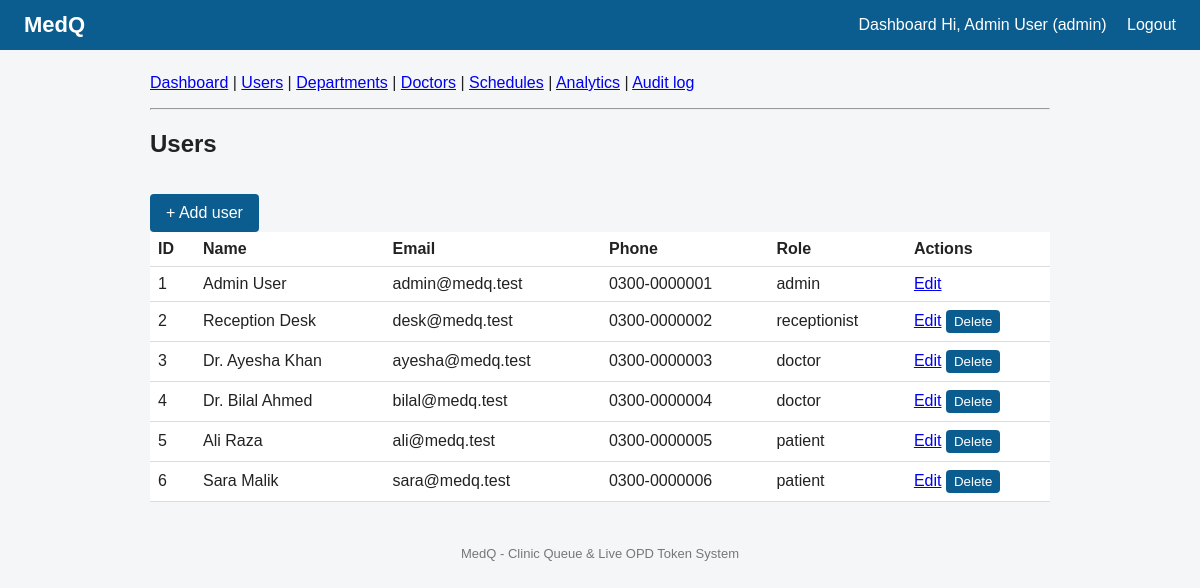
The page /backend/admin/users.php (signed in) on the database its author committed.
### tables this page shows
CREATE TABLE users (
    user_id       INT UNSIGNED AUTO_INCREMENT PRIMARY KEY,
    name          VARCHAR(100) NOT NULL,
    email         VARCHAR(150) NOT NULL UNIQUE,
    phone         VARCHAR(20),
    password_hash VARCHAR(255) NOT NULL,
    role          ENUM('patient','doctor','receptionist','admin') NOT NULL DEFAULT 'patient',
    created_at    TIMESTAMP NOT NULL DEFAULT CURRENT_TIMESTAMP
);

### backend/includes/functions.php (called while the page is built, shortened)
<?php
function e($text) {
    return htmlspecialchars((string)$text, ENT_QUOTES, 'UTF-8');
}

### backend/admin/users.php (the view, shortened to what this page needs)
<?php
require_once '../includes/db.php';
$users = $pdo->query('SELECT user_id, name, email, phone, role, created_at FROM users ORDER BY user_id')->fetchAll();
include '../includes/header.php';
include 'menu.php';
?>
<h2>Users</h2>
<a class="btn" href="user_form.php">+ Add user</a>
<table>
    <tr><th>ID</th><th>Name</th><th>Email</th><th>Phone</th><th>Role</th><th>Actions</th></tr>
    <?php foreach ($users as $u): ?>
        <tr>
            <td><?= e($u['user_id']) ?></td>
            <td><?= e($u['name']) ?></td>
            <td><?= e($u['email']) ?></td>
            <td><?= e($u['phone']) ?></td>
            <td><?= e($u['role']) ?></td>
            <td>
                <a href="user_form.php?id=<?= e($u['user_id']) ?>">Edit</a>
                <?php if ($u['user_id'] != $_SESSION['user_id']): ?>
                    <form method="post" style="display:inline" onsubmit="return confirm('Delete this user?');">
                        <button type="submit" style="margin:0;padding:4px 8px">Delete</button>
                    </form>
                <?php endif; ?>
            </td>
        </tr>
    <?php endforeach; ?>
</table>
<?php include '../includes/footer.php'; ?>

### backend/css/styles.css (style rules this page uses)
body { font-family: Arial, sans-serif; margin: 0; background: #f4f6f8; color: #222; }
button, .btn { background: #0b5c8f; color: #fff; border: 0; padding: 10px 16px; margin-top: 16px; border-radius: 4px; cursor: pointer; text-decoration: none; display: inline-block; }
table { width: 100%; border-collapse: collapse; background: #fff; }
th, td { padding: 8px; border-bottom: 1px solid #ddd; text-align: left; }

### rows shown on the page
users: user_id "1", name "Admin User", email "admin@medq.test", phone "0300-0000001", role "admin"
users: user_id "2", name "Reception Desk", email "desk@medq.test", phone "0300-0000002", role "receptionist"
users: user_id "3", name "Dr. Ayesha Khan", email "ayesha@medq.test", phone "0300-0000003", role "doctor"
users: user_id "4", name "Dr. Bilal Ahmed", email "bilal@medq.test", phone "0300-0000004", role "doctor"
users: user_id "5", name "Ali Raza", email "ali@medq.test", phone "0300-0000005", role "patient"
users: user_id "6", name "Sara Malik", email "sara@medq.test", phone "0300-0000006", role "patient"

### other values the page prints
$_SESSION['name'] "Admin User"
$_SESSION['role'] "admin"
